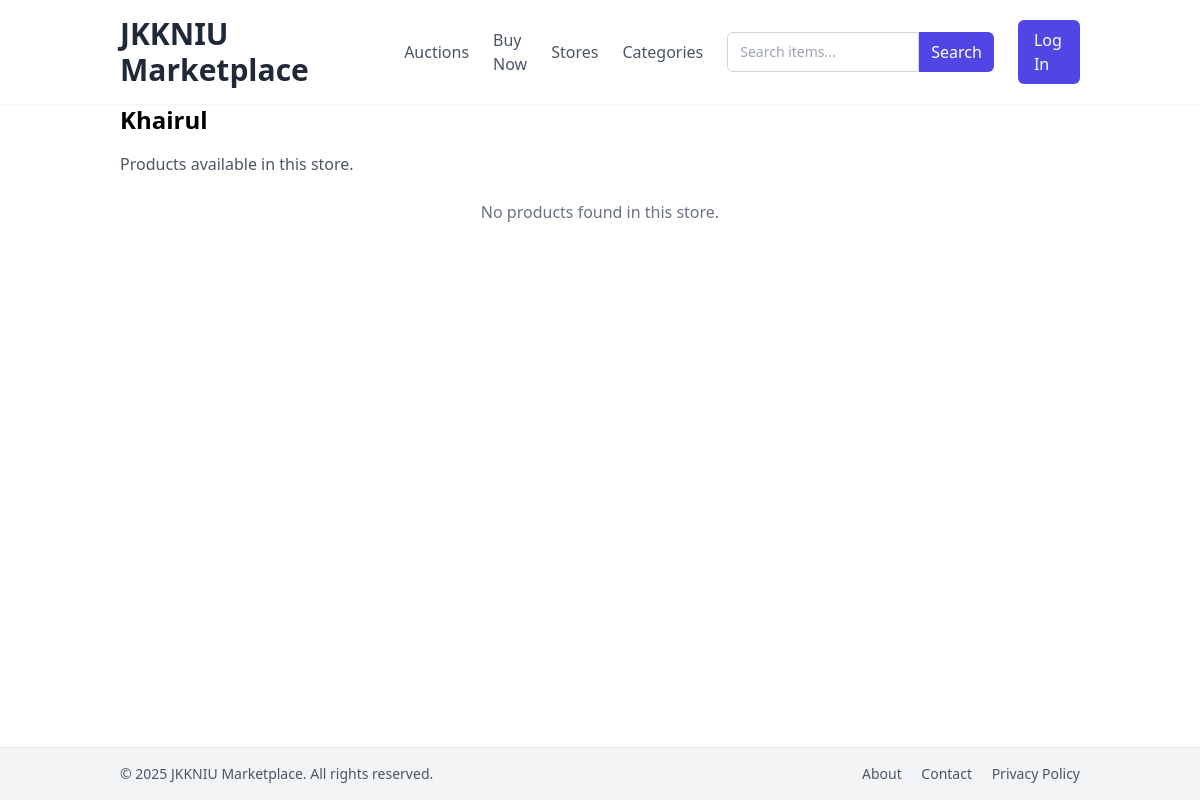
Page /store_products.php?store_id=3 on the earlier database version.
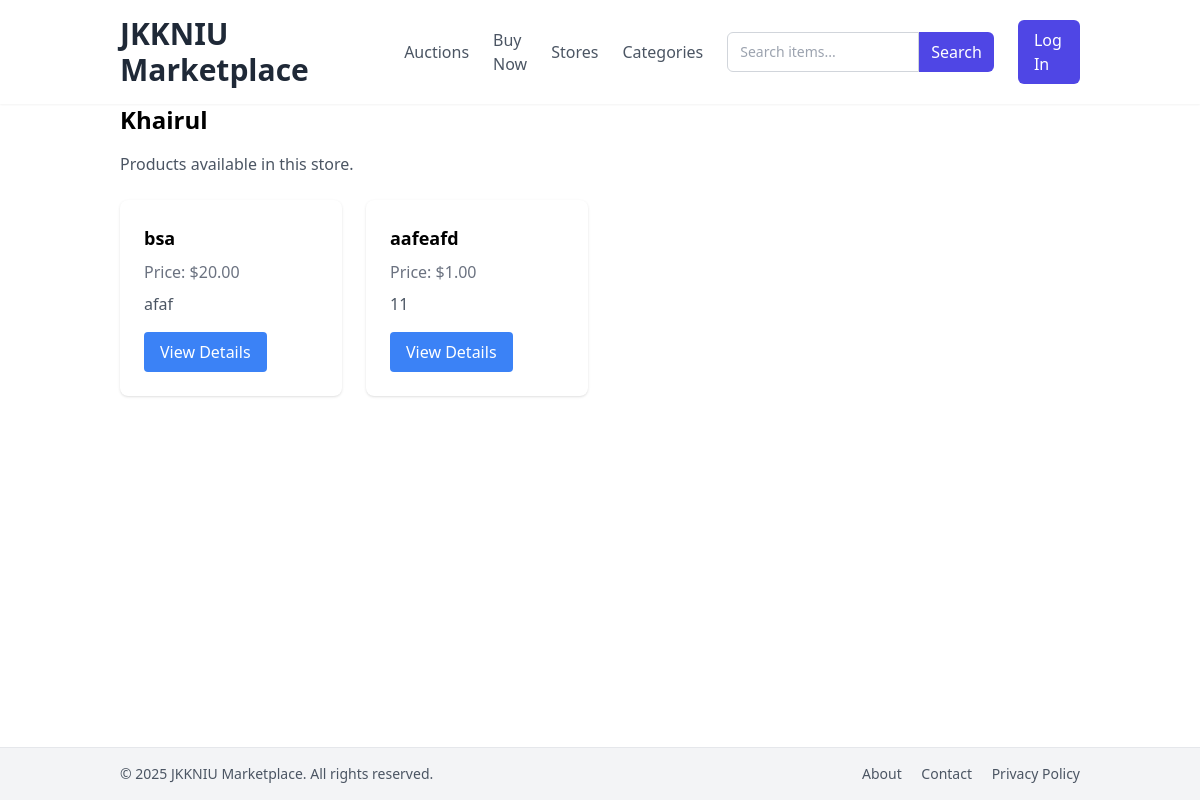
Same page on the later database version.
### tables this page shows
CREATE TABLE `stores` (
  `id` int(10) UNSIGNED NOT NULL,
  `owner_id` int(10) UNSIGNED NOT NULL,
  `name` varchar(255) NOT NULL,
  `approved` tinyint(1) DEFAULT 0
);

CREATE TABLE `products` (
  `id` int(10) UNSIGNED NOT NULL,
  `store_id` int(10) UNSIGNED NOT NULL,
  `name` varchar(255) NOT NULL,
  `price` decimal(10,2) NOT NULL,
  `description` text DEFAULT NULL,
  `category_name` varchar(255) NOT NULL,
  `subcategory_name` varchar(255) DEFAULT NULL,
  `subsubcategory_name` varchar(255) DEFAULT NULL,
  `stock` int(10) UNSIGNED NOT NULL DEFAULT 0,
  `review` float DEFAULT 0
);

### store_products.php (the view, shortened to what this page needs)
<?php
$servername = "localhost";
$username = "root";
$password = "";
$dbname = "Hackathon";
$conn = new mysqli($servername, $username, $password, $dbname);
$store_id = (int)$_GET['store_id'];
$store_sql = "SELECT * FROM stores WHERE id = $store_id";
$store_result = $conn->query($store_sql);
$store = $store_result->fetch_assoc();
?>
<h2 class="text-2xl font-bold mb-4"><?php echo htmlspecialchars($store['name']); ?></h2>
<p class="text-gray-600 mb-6">Products available in this store.</p>
<?php
$product_sql = "SELECT * FROM products WHERE store_id = $store_id";
$product_result = $conn->query($product_sql);
?>
<div class="grid grid-cols-1 sm:grid-cols-2 md:grid-cols-3 lg:grid-cols-4 gap-6">
    <?php if ($product_result->num_rows > 0): ?>
        <?php while ($product = $product_result->fetch_assoc()): ?>
            <div class="bg-white rounded-lg shadow p-6 hover:shadow-lg transition duration-300">
                <h3 class="text-lg font-semibold mb-2"><?php echo htmlspecialchars($product['name']); ?></h3>
                <p class="text-gray-500 mb-2">Price: $<?php echo number_format($product['price'], 2); ?></p>
                <p class="text-gray-600 mb-4"><?php echo htmlspecialchars($product['description']); ?></p>
                <a href="product_details.php?product_id=<?php echo $product['id']; ?>"
                   class="inline-block bg-blue-500 text-white px-4 py-2 rounded hover:bg-blue-600 transition">
                    View Details
                </a>
            </div>
        <?php endwhile; ?>
    <?php else: ?>
        <p class="col-span-full text-center text-gray-500">No products found in this store.</p>
    <?php endif; ?>
</div>
<?php
$content = ob_get_clean();
include './lib/layout.php';

### lib/layout.php (shortened to what this page needs)
<?php
$year = date('Y');
?>
<!DOCTYPE html>
<html lang="en">
<head>
    <script src="https://cdn.tailwindcss.com"></script>
</head>
<body class="flex flex-col min-h-screen">
    <header class="bg-white shadow-sm py-4 sticky top-0 z-50">
        <div class="container mx-auto px-4 sm:px-6 lg:px-8 flex justify-between items-center">
            <a href="./" class="text-3xl font-bold text-gray-800">JKKNIU Marketplace</a>
            <div class="flex items-center space-x-6">
                <nav class="hidden md:flex items-center space-x-6">
                    <a href="./auctions.php" class="text-gray-600 hover:text-gray-900 transition-colors duration-200">Auctions</a>
                    <a href="./buynow.php" class="text-gray-600 hover:text-gray-900 transition-colors duration-200">Buy Now</a>
                    <a href="./stores.php" class="text-gray-600 hover:text-gray-900 transition-colors duration-200">Stores</a>
                    <a href="./categories.php" class="text-gray-600 hover:text-gray-900 transition-colors duration-200">Categories</a>
                </nav>
                <form action="./search.php" method="GET" class="hidden md:flex">
                    <input
                        type="text"
                        name="q"
                        placeholder="Search items..."
                        class="border border-gray-300 rounded-l-md px-3 py-2 text-sm focus:outline-none focus:ring-1 focus:ring-indigo-500 w-48"
                    >
                    <button type="submit"
                        class="bg-indigo-600 text-white px-3 py-2 rounded-r-md hover:bg-indigo-700 transition-colors duration-200">
                        Search
                    </button>
                </form>
                <div id="auth-panel" class="relative flex items-center">
                    <?php if (!empty($_SESSION['user_id'])): ?>
                        <div class="flex items-center">
                            <span class="text-gray-800 font-medium mr-2 hidden md:block">
                                Hi, <?= htmlspecialchars($_SESSION['user_name']) ?>
                            </span>
                            <button id="user-menu-button" class="flex items-center space-x-1 focus:outline-none">
                                <svg class="w-5 h-5 text-gray-600" fill="currentColor" viewBox="0 0 20 20">
                                    <path fill-rule="evenodd" d="M10 9a3 3 0 100-6 3 3 0 000 6zm-7 9a7 7 0 1114 0H3z" clip-rule="evenodd" />
                                </svg>
                                <svg class="w-4 h-4 text-gray-600" fill="currentColor" viewBox="0 0 20 20">
                                    <path fill-rule="evenodd" d="M5.293 7.293a1 1 0 011.414 0L10 10.586l3.293-3.293a1 1 0 111.414 1.414l-4 4a1 1 0 01-1.414 0l-4-4a1 1 0 010-1.414z" clip-rule="evenodd" />
                                </svg>
                            </button>
                        </div>
                        <div id="user-menu" class="absolute right-0 top-full mt-2 w-48 bg-white rounded-md shadow-lg py-1 hidden z-20">
                            <?php
                                if ($_SESSION['user_role'] === 'admin') {
                                    echo '<a href="./admin_dashboard.php" class="block px-4 py-2 text-sm text-gray-700 hover:bg-gray-100">Admin Dashboard</a>';
                                } elseif ($_SESSION['user_role'] === 'store_owner') {
                                    echo '<a href="./owner_dashboard.php" class="block px-4 py-2 text-sm text-gray-700 hover:bg-gray-100">My Store</a>';
                                } else {
                                    echo '<a href="./dashboard.php" class="block px-4 py-2 text-sm text-gray-700 hover:bg-gray-100">Dashboard</a>';
                                }
                            ?>
                            <a href="./settings.php" class="block px-4 py-2 text-sm text-gray-700 hover:bg-gray-100">Settings</a>
                            <a href="./logout.php" class="block px-4 py-2 text-sm text-gray-700 hover:bg-gray-100">Log Out</a>
                        </div>
                    <?php else: ?>
                        <a href="./login.php"
                           class="bg-indigo-600 text-white px-4 py-2 rounded-md hover:bg-indigo-700 transition-colors duration-200">
                            Log In
                        </a>
                    <?php endif; ?>
                </div>
            </div>
        </div>
    </header>
    <main class="container mx-auto px-4 sm:px-6 lg:px-8 flex-grow">
        <?= $content ?? '' ?>
    </main>
    <footer class="bg-gray-100 border-t py-4 mt-auto">
        <div class="container mx-auto px-4 sm:px-6 lg:px-8 flex flex-col sm:flex-row justify-between items-center text-sm text-gray-600">
            <p>&copy; <?= $year ?> JKKNIU Marketplace. All rights reserved.</p>
            <div class="space-x-4 mt-2 sm:mt-0">
                <a href="./about.php" class="hover:text-gray-900">About</a>
                <a href="./contact.php" class="hover:text-gray-900">Contact</a>
                <a href="./privacy.php" class="hover:text-gray-900">Privacy Policy</a>
            </div>
        </div>
    </footer>
</body>
</html>

Differences in the rows shown:
changed stores "Khairul": approved 0 → 1 (drawn)
added products: name "bsa", price "20.00", description "afaf"
added products: name "aafeafd", price "1.00", description "11"
Other differences:
text no longer shown: "No products found in this store."
